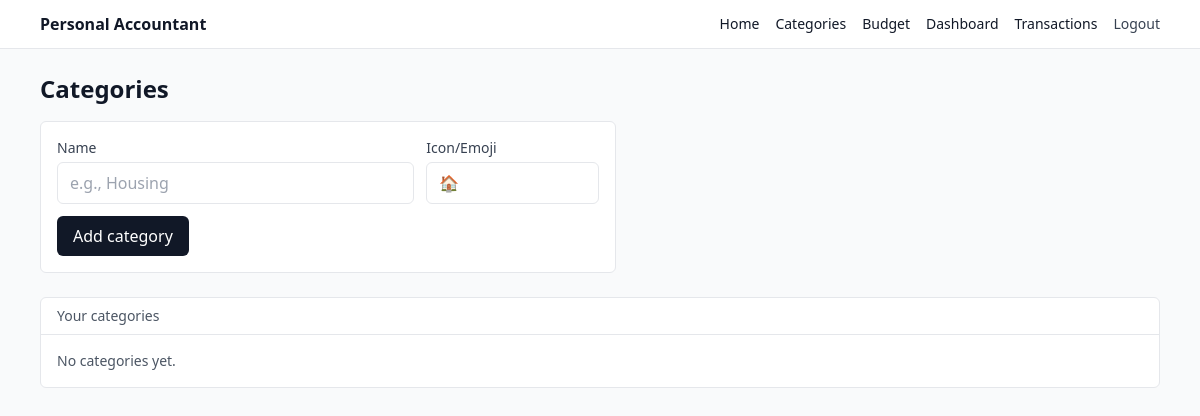
The app's page /categories (signed in), older data.
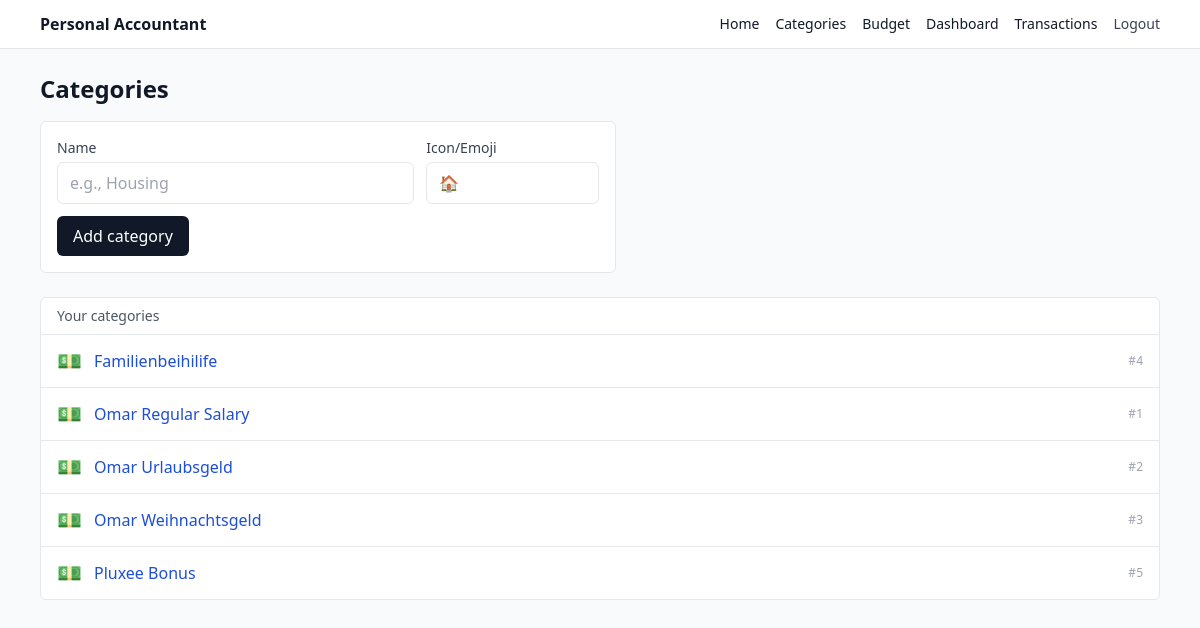
The same page, newer data.
### app/models.py (models this page shows)
class Category(SQLModel, table=True):
    __table_args__ = (
        UniqueConstraint("user_id", "name", name="uq_category_user_name"),
    )
    id: int | None = Field(default=None, primary_key=True)
    user_id: int = Field(foreign_key="user.id", index=True)
    name: str
    icon: str | None = None  # emoji or icon key
    created_at: datetime = Field(default_factory=datetime.utcnow)

### app/routes/categories.py (the view)
@router.get("/categories", response_class=HTMLResponse)
def categories_page(
    request: Request,
    db: Session = Depends(get_session),
    uid: int | None = Depends(current_user_id),
):
    if not uid:
        return _redirect_login()
    categories = _categories_for_user(db, uid)
    return templates.TemplateResponse(
        "categories.html",
        {"request": request, "title": "Categories", "user_id": uid, "categories": categories, "error": None},
    )

### templates/categories.html (shortened to what this page needs)
{% extends "_base.html" %}
{% block content %}
  <div class="flex items-center justify-between mb-4">
    <h1 class="text-2xl font-semibold">Categories</h1>
  </div>
  <form method="post" action="/categories" class="mb-6 grid gap-3 max-w-xl rounded-md border bg-white p-4">
    <div class="grid grid-cols-1 sm:grid-cols-3 gap-3">
      <div class="sm:col-span-2">
        <label class="block text-sm text-gray-700">Name</label>
        <input name="name" required class="mt-1 w-full rounded-md border px-3 py-2" placeholder="e.g., Housing" />
      </div>
      <div>
        <label class="block text-sm text-gray-700">Icon/Emoji</label>
        <input name="icon" class="mt-1 w-full rounded-md border px-3 py-2" placeholder="🏠" />
      </div>
    </div>
    <button class="justify-self-start rounded-md bg-gray-900 px-4 py-2 text-white hover:bg-black">
      Add category
    </button>
  </form>
  <div class="rounded-md border bg-white">
    <div class="border-b px-4 py-2 text-sm text-gray-600">Your categories</div>
    {% if categories|length == 0 %}
      <div class="px-4 py-4 text-sm text-gray-600">No categories yet.</div>
    {% else %}
      <ul class="divide-y">
        {% for c in categories %}
          <li class="px-4 py-3 flex items-center justify-between">
            <div class="flex items-center gap-3">
              <span class="text-xl">{{ c.icon or "•" }}</span>
              <a class="font-medium text-blue-700 hover:underline" href="/categories/{{ c.id }}">
                {{ c.name }}
              </a>
            </div>
            <span class="text-xs text-gray-400">#{{ c.id }}</span>
          </li>
        {% endfor %}
      </ul>
    {% endif %}
  </div>
{% endblock %}

### templates/_base.html (shortened to what this page needs)
<!doctype html>
<html>
  <head>
    <script src="https://cdn.tailwindcss.com"></script>
  </head>
  <body class="bg-gray-50 text-gray-900">
  {% set _uid = (user_id if user_id is defined else request.session.get('user_id')) %}
    <header class="border-b bg-white">
      <div class="mx-auto max-w-6xl px-4 py-3 flex items-center justify-between">
        <div class="font-semibold">Personal Accountant</div>
        <nav class="flex gap-4 text-sm">
          <a href="/" class="hover:underline">Home</a>
          <a href="/categories" class="hover:underline">Categories</a>
          <a href="/budget" class="hover:underline">Budget</a>
          <a href="/dashboard" class="hover:underline">Dashboard</a>
          <a href="/transaction" class="...">Transactions</a>
        {% if _uid %}<form action="/logout" method="post" class="inline"><button type="submit" class="text-sm font-medium text-gray-700 hover:text-gray-900">Logout</button></form>{% endif %}
</nav>
      </div>
    </header>
    <main class="mx-auto max-w-6xl px-4 py-6">
      {% block content %}{% endblock %}
    </main>
  </body>
</html>

Row changes from the older to the newer data that the page shows:
added Category: icon "💵", name "Familienbeihilife", id "4"
added Category: icon "💵", name "Omar Regular Salary", id "1"
added Category: icon "💵", name "Omar Urlaubsgeld", id "2"
added Category: icon "💵", name "Omar Weihnachtsgeld", id "3"
added Category: icon "💵", name "Pluxee Bonus", id "5"
Text that changed along with them:
text no longer shown: "No categories yet."
